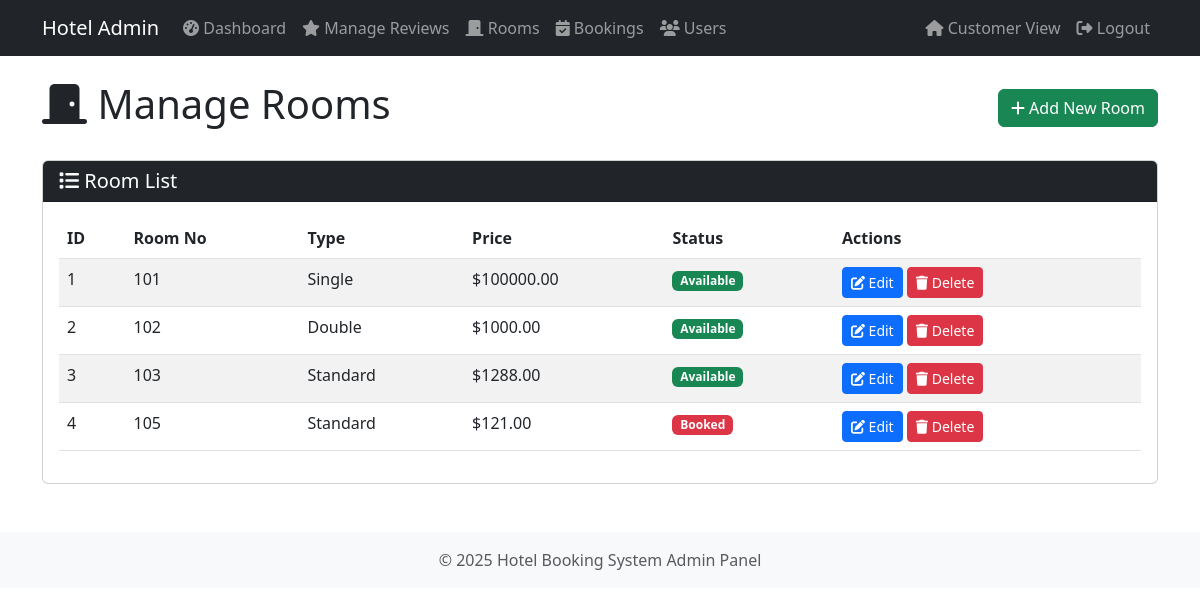
/admin/rooms (signed in), run on the app's committed database.
### models.py (models this page shows, shortened)
class Room(db.Model):
    __tablename__ = 'rooms'
    r_id = db.Column(db.Integer, primary_key=True)
    room_no = db.Column(db.String(10), unique=True, nullable=False)
    type = db.Column(db.String(50), nullable=False)
    price = db.Column(db.Float, nullable=False)
    is_available = db.Column(db.Boolean, default=True)
    rating = db.Column(db.Float, default=0.0)
    bookings = db.relationship('Booking', backref='room', lazy=True)
    reviews = db.relationship('Review', backref='room', lazy=True)

### routes.py (the view)
@app.route('/admin/rooms')
@login_required
@admin_required
def admin_rooms():
    rooms = Room.query.all()
    return render_template('admin/rooms.html', rooms=rooms)

### routes.py (called while the page is built)
@login_manager.user_loader
def load_user(user_id):
    return User.query.get(int(user_id))

def admin_required(f):
    @wraps(f)
    def decorated_function(*args, **kwargs):
        if not current_user.is_authenticated or current_user.role != 'admin':
            flash('Access denied. Admin privileges required.', 'danger')
            return redirect(url_for('home'))
        return f(*args, **kwargs)
    return decorated_function

### templates/admin/rooms.html (shortened to what this page needs)
{% extends "admin/base.html" %}
{% block content %}
<div class="d-flex justify-content-between align-items-center mb-4">
    <h1><i class="fas fa-door-closed"></i> Manage Rooms</h1>
    <a href="{{ url_for('admin_add_room') }}" class="btn btn-success">
        <i class="fas fa-plus"></i> Add New Room
    </a>
</div>
<div class="card">
    <div class="card-header bg-dark text-white">
        <h5 class="mb-0"><i class="fas fa-list"></i> Room List</h5>
    </div>
    <div class="card-body">
        {% if rooms %}
        <div class="table-responsive">
            <table class="table table-striped">
                <thead>
                    <tr>
                        <th>ID</th>
                        <th>Room No</th>
                        <th>Type</th>
                        <th>Price</th>
                        <th>Status</th>
                        <th>Actions</th>
                    </tr>
                </thead>
                <tbody>
                    {% for room in rooms %}
                    <tr>
                        <td>{{ room.r_id }}</td>
                        <td>{{ room.room_no }}</td>
                        <td>{{ room.type }}</td>
                        <td>${{ "%.2f"|format(room.price) }}</td>
                        <td>
                            <span class="badge {% if room.is_available %}bg-success{% else %}bg-danger{% endif %}">
                                {% if room.is_available %}Available{% else %}Booked{% endif %}
                            </span>
                        </td>
                        <td>
                            <a href="{{ url_for('admin_edit_room', room_id=room.r_id) }}" class="btn btn-sm btn-primary">
                                <i class="fas fa-edit"></i> Edit
                            </a>
                            <button type="button" class="btn btn-sm btn-danger" data-bs-toggle="modal" data-bs-target="#deleteModal{{ room.r_id }}">
                                <i class="fas fa-trash"></i> Delete
                            </button>
                        </td>
                    </tr>
                    {% endfor %}
                </tbody>
            </table>
        </div>
        {% else %}
        <div class="alert alert-info">
            <i class="fas fa-info-circle"></i> No rooms have been added yet.
        </div>
        {% endif %}
    </div>
</div>
{% endblock %}

### data on the page
Room: r_id "1", room_no "101", type "Single", price "100000.00", is_available "Available"
Room: r_id "2", room_no "102", type "Double", price "1000.00", is_available "Available"
Room: r_id "3", room_no "103", type "Standard", price "1288.00", is_available "Available"
Room: r_id "4", room_no "105", type "Standard", price "121.00", is_available "Booked"
